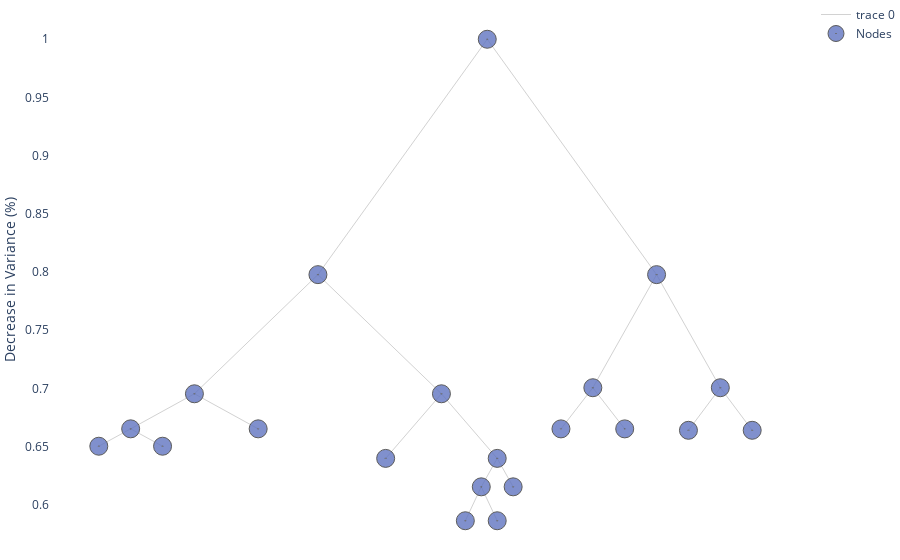

The notebook cell this image was saved under:
### Code cell
all_node, leaves = tree.cut_tree(11)
tree.print_tree(all_node, leaves, html = False, visual_pruning = True)

### Figure 1 — Plotly figure (JSON) as saved in the notebook; plotly's stock layout.template omitted (floating-point values rounded to 4 significant figures)
{"data": [{"hoverinfo": "none", "line": {"color": "rgb(210,210,210)", "width": 1}, "mode": "lines", "type": "scatter", "x": [0, -5.312, null, 0, 5.312, null, -5.312, -9.188, null, -5.312, -1.438, null, 5.312, 3.312, null, 5.312, 7.312, null, -9.188, -11.19, null, -9.188, -7.188, null, -1.438, -3.188, null, -1.438, 0.3125, null, 3.312, 2.312, null, 3.312, 4.312, null, 7.312, 6.312, null, 7.312, 8.312, null, -11.19, -12.19, null, -11.19, -10.19, null, 0.3125, -0.1875, null, 0.3125, 0.8125, null, -0.1875, -0.6875, null, -0.1875, 0.3125, null], "y": [1, 0.7977, null, 1, 0.7977, null, 0.7977, 0.6953, null, 0.7977, 0.6953, null, 0.7977, 0.7005, null, 0.7977, 0.7005, null, 0.6953, 0.6652, null, 0.6953, 0.6652, null, 0.6953, 0.6398, null, 0.6953, 0.6398, null, 0.7005, 0.6652, null, 0.7005, 0.6652, null, 0.7005, 0.6639, null, 0.7005, 0.6639, null, 0.6652, 0.6503, null, 0.6652, 0.6503, null, 0.6398, 0.6154, null, 0.6398, 0.6154, null, 0.6154, 0.5862, null, 0.6154, 0.5862, null]}, {"hoverinfo": "text", "marker": {"color": "#6175c1", "line": {"color": "rgb(50,50,50)", "width": 1}, "size": 18, "symbol": "circle-dot"}, "mode": "markers", "name": "Nodes", "opacity": 0.8, "text": ["n16<br>None<br>Bin Value: 117.08<br>pearson : 2462.92<br>Samples : 13<br>GPR: 1.0<br>LPR: 0.347", "n17<br>None<br>Bin Value: 135.64<br>pearson : 1905.21<br>Samples : 14<br>GPR: 0.378<br>LPR: 0.313", "n10<br>None<br>Bin Value: 66.78<br>pearson : 4103.56<br>Samples : 9<br>GPR: []<br>LPR: []", "n23<br>None<br>Bin Value: 88.0<br>pearson : 5326.0<br>Samples : 19<br>GPR: 0.989<br>LPR: 0.179", "n44<br>None<br>Bin Value: 120.62<br>pearson : 3503.08<br>Samples : 13<br>GPR: 0.948<br>LPR: 0.315", "n45<br>None<br>Bin Value: 98.47<br>pearson : 5551.97<br>Samples : 32<br>GPR: 0.736<br>LPR: 0.261", "n12<br>None<br>Bin Value: 130.3<br>pearson : 5102.3<br>Samples : 30<br>GPR: 0.992<br>LPR: 0.167", "n13<br>None<br>Bin Value: 149.79<br>pearson : 7002.71<br>Samples : 28<br>GPR: 0.995<br>LPR: 0.212", "n15<br>None<br>Bin Value: 133.93<br>pearson : 832.93<br>Samples : 15<br>GPR: 0.99<br>LPR: 0.45", "n1<br>CompPrice > 127.5<br>Bin Value: 115.78<br>pearson : 155526.82<br>Samples : 280<br>GPR: 0.577<br>LPR: 0.202", "n2<br>Sales > 7.55<br>Bin Value: 106.73<br>pearson : 75946.05<br>Samples : 162<br>GPR: 0.96<br>LPR: 0.21", "n4<br>Age > 53.5<br>Bin Value: 115.71<br>pearson : 24566.4<br>Samples : 89<br>GPR: 0.763<br>LPR: 0.191", "n8<br>Income > 67.0<br>Bin Value: 126.7<br>pearson : 6691.63<br>Samples : 27<br>GPR: 0.895<br>LPR: 0.347", "n9<br>Sales > 2.76<br>Bin Value: 110.92<br>pearson : 13188.6<br>Samples : 62<br>GPR: 0.95<br>LPR: 0.159", "n5<br>CompPrice > 99.0<br>Bin Value: 95.78<br>pearson : 35454.49<br>Samples : 73<br>GPR: 0.724<br>LPR: 0.244", "n11<br>Sales > 10.63<br>Bin Value: 99.86<br>pearson : 22715.73<br>Samples : 64<br>GPR: 0.954<br>LPR: 0.167", "n22<br>ShelveLoc in (b'Bad', b'Medium')<br>Bin Value: 104.87<br>pearson : 13589.2<br>Samples : 45<br>GPR: 0.396<br>LPR: 0.334", "n3<br>Sales > 7.56<br>Bin Value: 128.19<br>pearson : 48120.52<br>Samples : 118<br>GPR: 0.997<br>LPR: 0.314", "n6<br>CompPrice > 135.5<br>Bin Value: 139.71<br>pearson : 17604.02<br>Samples : 58<br>GPR: 0.739<br>LPR: 0.312", "n7<br>CompPrice > 146.5<br>Bin Value: 117.07<br>pearson : 15399.73<br>Samples : 60<br>GPR: 0.679<br>LPR: 0.369", "n14<br>Sales > 11.88<br>Bin Value: 111.44<br>pearson : 8877.11<br>Samples : 45<br>GPR: 1.0<br>LPR: 0.233"], "type": "scatter", "x": [-12.19, -10.19, -3.188, 0.8125, -0.6875, 0.3125, 2.312, 4.312, 8.312, 0, -5.312, -9.188, -11.19, -7.188, -1.438, 0.3125, -0.1875, 5.312, 3.312, 7.312, 6.312], "y": [0.6503, 0.6503, 0.6398, 0.6154, 0.5862, 0.5862, 0.6652, 0.6652, 0.6639, 1, 0.7977, 0.6953, 0.6652, 0.6652, 0.6953, 0.6398, 0.6154, 0.7977, 0.7005, 0.7005, 0.6639]}], "layout": {"margin": {"b": 0, "l": 0, "r": 0, "t": 0}, "plot_bgcolor": "rgba(0, 0, 0, 0)", "xaxis": {"showticklabels": false, "visible": false}, "yaxis": {"title": {"text": "Decrease in Variance (%)"}}}}
